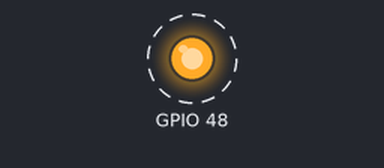
A program run on a simulated ESP32-S3. Parts: output pins drawn as LEDs (lit = HIGH). Dashed ring = blinking. What the program prints to the serial monitor is not drawn.

Above: at 0.2 s.
Timing chart, 0 to 3.0 s (numbered marks = the images above):
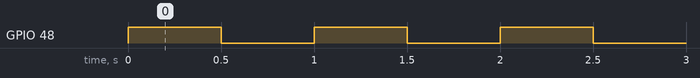

The program:

main.cpp
```cpp
#include <Arduino.h>

void setup() {
  Serial.begin(9600);
  pinMode(LED_BUILTIN, OUTPUT);
}

void loop() {
  // Built-In LED Blinking Testing
  Serial.println("In-built LED On!");
  digitalWrite(LED_BUILTIN, HIGH);
  delay(500);
  Serial.println("In-built LED Off!");
  digitalWrite(LED_BUILTIN, LOW);
  delay(500);
}
```

Measured:
- by itself, GPIO 48: alternates HIGH for 0.50 s and LOW for 0.50 s
